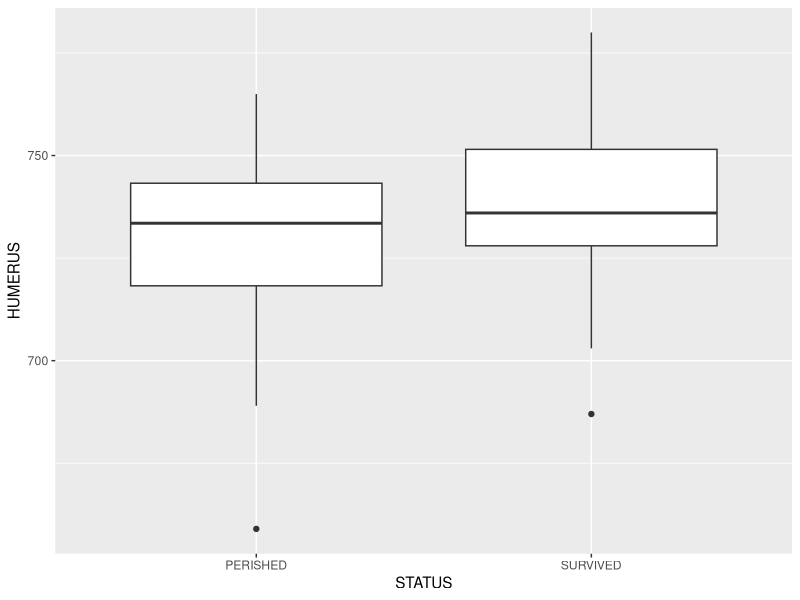
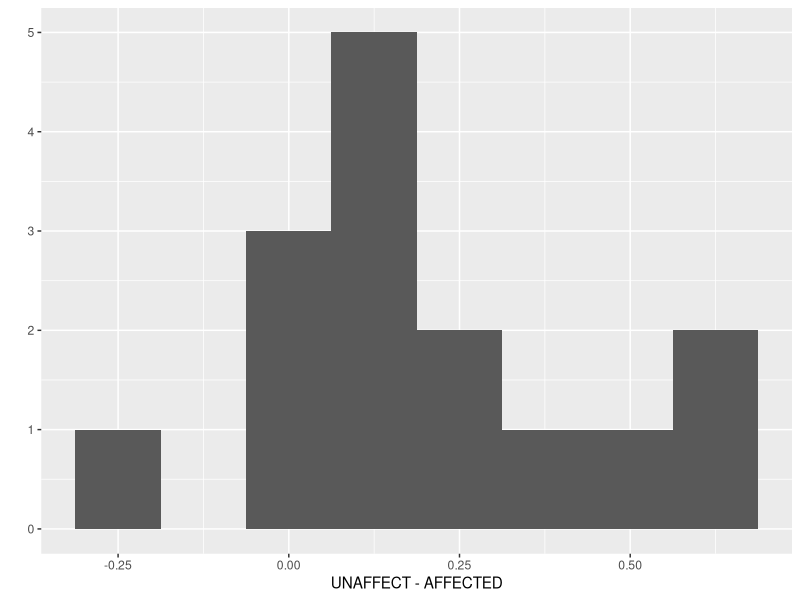
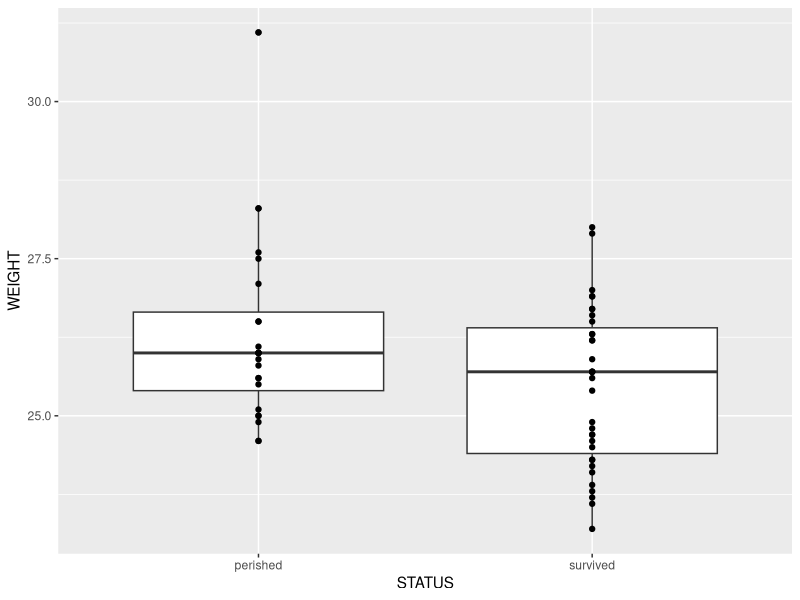
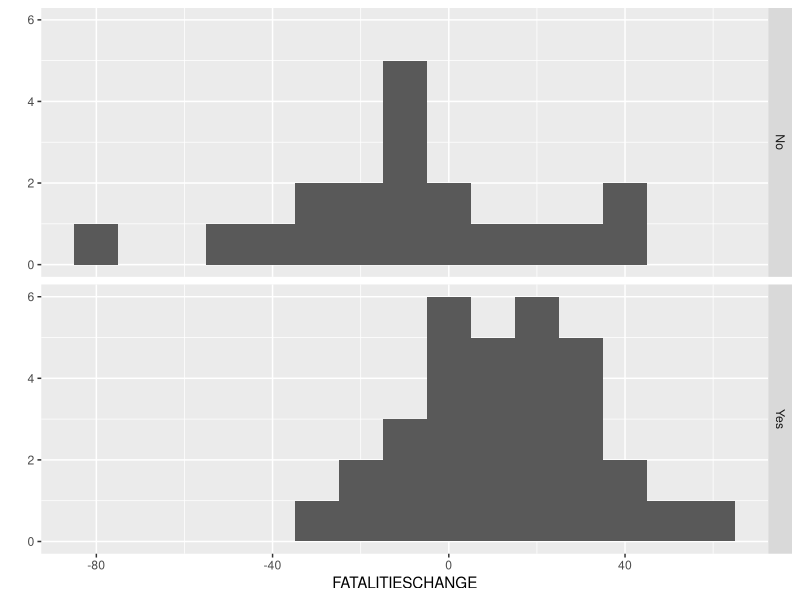

These charts were generated, in order, by the following R code:
## ---- chunk 1
case0201 <- read.csv('ascii/case0201.csv')
library(ggplot2)
## ---- chunk 2
table(case0201$STATUS)
# require(aplpack)
# with(case0201, stem.leaf.backback(HUMERUS[STATUS=='SURVIVED'],
#                                  HUMERUS[STATUS=='PERISHED'], 1))
qplot(STATUS, HUMERUS, data=case0201, geom="boxplot")
## ---- chunk 3
(bt <- t.test(HUMERUS ~ STATUS, data=case0201))
## ---- chunk 4
case0202 <- read.csv('ascii/case0202.csv')
## ---- chunk 5
# unnecessary:
require(reshape2)
case0202$twinnum <- 1:nrow(case0202)
long <- melt(case0202, id.vars='twinnum',
             variable_name = 'status',
             value.name = 'volume')
## ---- chunk 6
qplot(UNAFFECT - AFFECTED, data=case0202, binwidth=.125)
## ---- chunk 7
(test <- with(case0202, t.test(UNAFFECT, AFFECTED, paired=T)))
## ---- chunk 8
diff <- 280 # users - nonusers (birth weight)
se.diff <- 46.66
deg.free <- 1095
t.stat <- (diff - 0) / se.diff
## ---- chunk 9
half.interval <- qt(.975,deg.free) * se.diff
c(-half.interval, half.interval) + diff
## ---- chunk 10
half.interval <- qt(.95,deg.free) * se.diff
c(-half.interval, half.interval) + diff
## ---- chunk 11
2 * pt(-t.stat, deg.free)
## ---- chunk 12
ex0213 <- read.csv('ascii/ex0112.csv')
## ---- chunk 13
(aves <- with(ex0213, by(BP, DIET, FUN=mean)))
## ---- chunk 14
(sizes <- table(ex0213$DIET))                # the group sizes
(sds <- with(ex0213, by(BP, DIET, FUN=sd)))  # the group standard deviations
(sp <- sqrt(sum((sizes - 1) * sds^2) / (sum(sizes -1)))) # the pooled standard deviation
## ---- chunk 15
(se <- sp * sqrt(sum(1/sizes)))
## ---- chunk 16
ex0221 <- read.csv('ascii/ex0221.csv')
## ---- chunk 17
head(ex0221)
## ---- chunk 18
summary(ex0221$STATUS)
qplot(STATUS, WEIGHT, data=ex0221, geom='boxplot') + geom_point()
t.test(WEIGHT ~ STATUS, data=ex0221)
## ---- chunk 19
heaviest <- which.max(ex0221$WEIGHT)
t.test(WEIGHT ~ STATUS, data=ex0221[-heaviest,])
## ---- chunk 20
ex0223 <- read.csv('ascii/ex0223.csv')
## ---- chunk 21
head(ex0223)
## ---- chunk 22
(table(ex0223$INCREASE))
qplot(FATALITIESCHANGE, data=ex0223, binwidth=10) + facet_grid(facets=INCREASE ~ .)
## ---- chunk 23
(tt <- t.test(FATALITIESCHANGE ~ INCREASE, data=ex0223))
